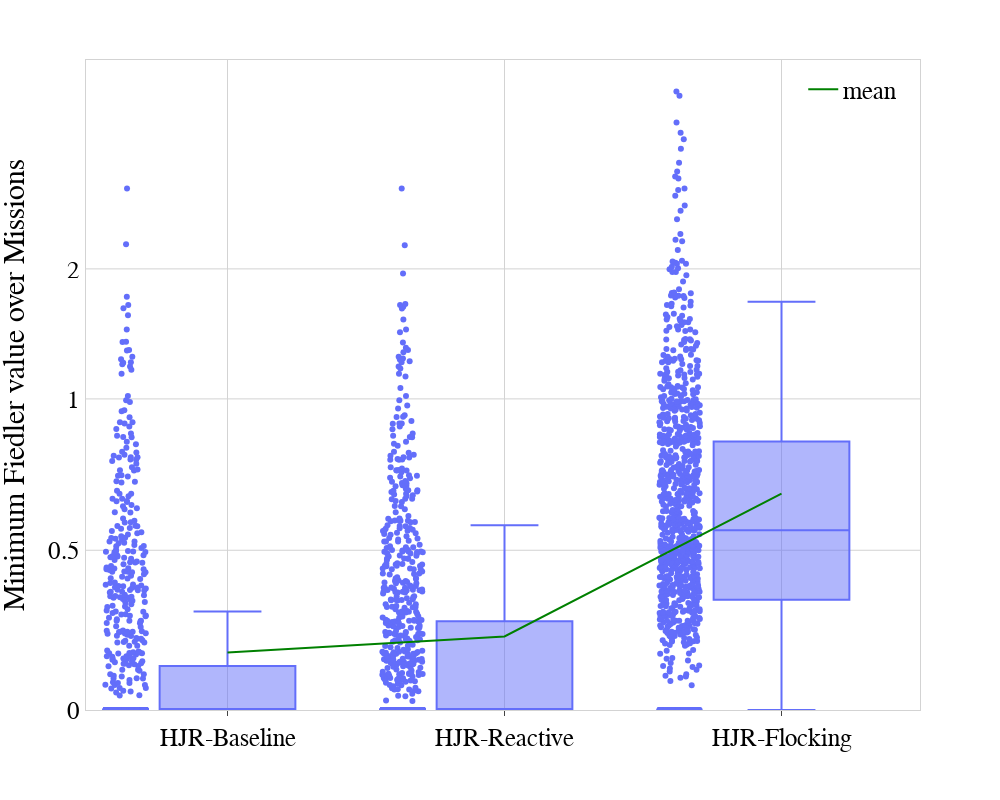

The notebook cell saved with this chart:
### Markdown cell above
+ Min Fiedler value

### Code cell
pio.templates['plotly']["layout"]["font"]["family"] = "Palatino"
font = dict(
                family="Palatino",
                size=25,
                color='black'
            )

fiedler_dict = {"HJR-Baseline": np.abs(metrics_hj_naive["fiedler_min"])+1,
                      "HJR-Reactive": np.abs(metrics_hj_reactive["fiedler_min"])+1,
                      "HJR-Flocking": np.abs(metrics_hj_flocking["fiedler_min"])+1}
beta_index_avg_df = pd.DataFrame(fiedler_dict)
fig_beta = px.violin(beta_index_avg_df, points="all", log_y=True)
mean_trace = go.Scatter(
    x=beta_index_avg_df.columns,
    y=beta_index_avg_df.mean(),
    mode='lines',
    line=dict(color='green', width=2),
    text=beta_index_avg_df.mean().round(2),
    showlegend=True,
    name="mean",
    textposition='middle center',
)
fig_beta.add_trace(mean_trace)
# Add custom x and y labels
# fig_beta.update_layout(
#     xaxis_title="controllers",
#     yaxis_title="Minimum Fiedler value over Missions",
#     height=800,
#     width=1000
# )
fig_beta.update_layout(
    xaxis_title="", #"controllers",
    yaxis_title="Minimum Fiedler value over Missions",
    height=800,
    width=1000,
    plot_bgcolor='white',
    yaxis=dict(
        type='log',
        #dtick=0.2,
        tickvals=[1, 10*np.log10(0.5+1), 10*np.log10(1+1), 10*np.log10(2+1)],
        ticktext=['0', '0.5', '1', '2' ],
        range=[0,1],
        # showexponent='none'
    ),
    font=font,
        legend=dict(
        yanchor="top",
        y=0.99,
        xanchor="left",
        x=0.86
    )
)
# Set the subplot titles

fig_beta.update_xaxes(
    mirror=True,
    ticks='outside',
    showline=True,
    linecolor='lightgrey',
    gridcolor='lightgrey'
)
fig_beta.update_yaxes(
    mirror=True,
    #ticks='outside',
    showline=True,
    #linecolor='black',
    linecolor='lightgrey',
    gridcolor='lightgrey',
)
fig_beta.write_image("fiedler.svg")
fig_beta.show()

### Figure 1 — Plotly figure (JSON) as saved in the notebook; plotly's stock layout.template omitted (floating-point values rounded to 4 significant figures; data arrays with more than 128 entries replaced by an {"elided": "..."} marker saying what was removed)
{"data": [{"alignmentgroup": "True", "boxpoints": "all", "hovertemplate": "variable=%{x}<br>value=%{y}<extra></extra>", "legendgroup": "", "marker": {"color": "#636efa"}, "name": "", "notched": false, "offsetgroup": "", "orientation": "v", "showlegend": false, "type": "box", "x": {"elided": "2940 str values"}, "x0": " ", "xaxis": "x", "y": {"elided": "2940 float values"}, "y0": " ", "yaxis": "y"}, {"line": {"color": "green", "width": 2}, "mode": "lines", "name": "mean", "showlegend": true, "text": [1.23, 1.3, 2.15], "textposition": "middle center", "type": "scatter", "x": ["HJR-Baseline", "HJR-Reactive", "HJR-Flocking"], "y": [1.226, 1.297, 2.152]}], "layout": {"boxmode": "group", "font": {"color": "black", "family": "Palatino", "size": 25}, "height": 800, "legend": {"tracegroupgap": 0, "x": 0.86, "xanchor": "left", "y": 0.99, "yanchor": "top"}, "margin": {"t": 60}, "plot_bgcolor": "white", "width": 1000, "xaxis": {"anchor": "y", "domain": [0, 1], "gridcolor": "lightgrey", "linecolor": "lightgrey", "mirror": true, "showline": true, "ticks": "outside", "title": {"text": ""}}, "yaxis": {"anchor": "x", "domain": [0, 1], "gridcolor": "lightgrey", "linecolor": "lightgrey", "mirror": true, "range": [0, 1], "showline": true, "ticktext": ["0", "0.5", "1", "2"], "tickvals": [1, 1.761, 3.01, 4.771], "title": {"text": "Minimum Fiedler value over Missions"}, "type": "log"}}}
